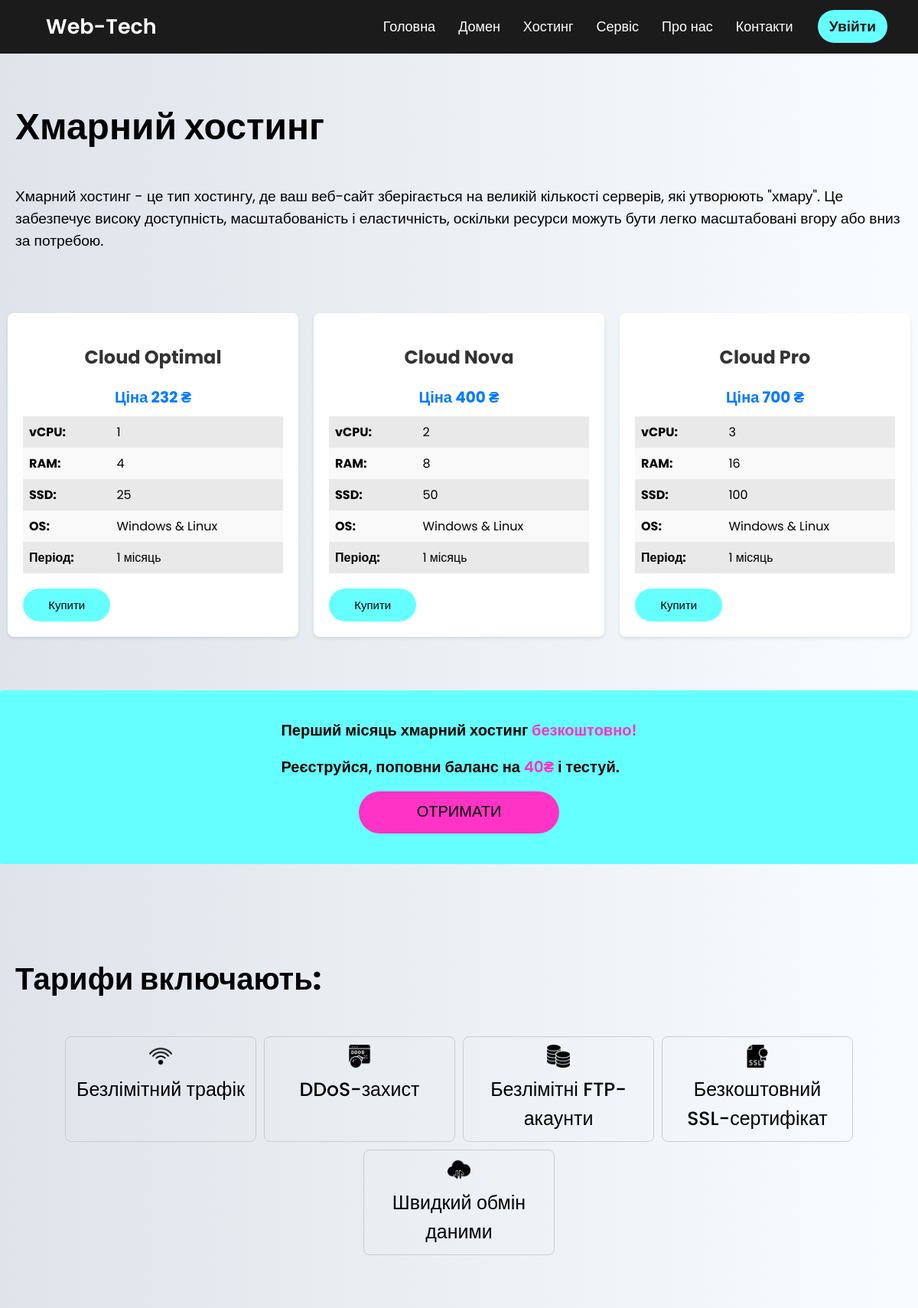
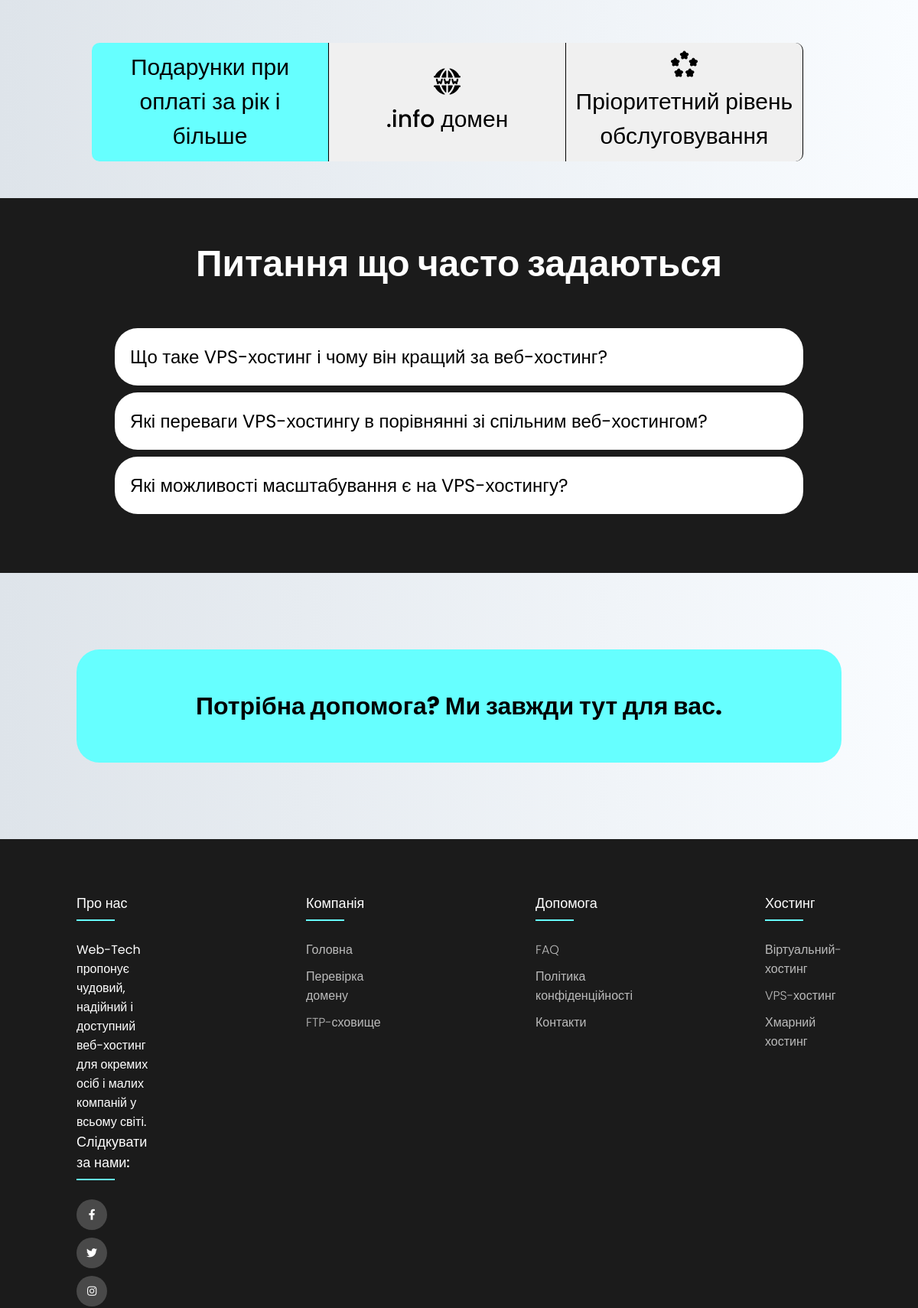
Page /host/cloud-hosting/ (upper part) on the committed database (2 pictures, top to bottom).
### host_page/models.py (models this page shows, shortened)
class Product_cloud_hosting(models.Model):
    name = models.CharField(max_length=255)
    price = models.DecimalField(max_digits=10, decimal_places=0)
    vcpu = models.IntegerField()
    ram = models.IntegerField()
    ssd = models.IntegerField()
    os = models.CharField(max_length=50)

### host_page/views.py (the view)
# urls.py: path('cloud-hosting/', views.cloud_hosting_view, name='cloud_hosting_view'),
def cloud_hosting_view(request):
     products_cloud = Product_cloud_hosting.objects.all()
     return render(request, 'host_page/cloud_hosting.html', {'products_cloud': products_cloud})

### host_page/templates/host_page/cloud_hosting.html (shortened to what this page needs)
{% extends 'host_page/base.html' %}
{% block content %}
<div class="container-dom">
    <div class="dom-h1">
        <h1>Хмарний хостинг</h1>
    </div>
    <div class="dom-text">
       Хмарний хостинг -     це тип хостингу, де ваш веб-сайт зберігається на великій кількості серверів, які утворюють "хмару". Це забезпечує високу доступність, масштабованість і еластичність, оскільки ресурси можуть бути легко масштабовані вгору або вниз за потребою.
    </div>
</div>
{% endblock %}
{% block cards %}
<div class="container-card">
        {% for product in products_cloud %}
    <div class="card">
        <h2>{{ product.name }}</h2>
        <div class="price" data-price="{{ product.price }}">Ціна {{ product.price }} ₴</div>
          <form>
              <div class="info-row">
                  <span class="info-label">vCPU:</span>
                  <span class="info-value" id="ssd1">{{ product.vcpu }}</span>
              </div>
              <div class="info-row">
                  <span class="info-label">RAM:</span>
                  <span class="info-value" id="websites1">{{ product.ram }}</span>
              </div>
              <div class="info-row">
                  <span class="info-label">SSD:</span>
                  <span class="info-value" id="subdomains1">{{ product.ssd }}</span>
              </div>
              <div class="info-row">
                  <span class="info-label">OS:</span>
                  <span class="info-value" id="databases1">{{ product.os }}</span>
              </div>
              <div class="info-row">
                  <span class="info-label">Період:</span>
                  <span class="info-value" id="period1">1 місяць</span>
              </div>
              <button type="button" class="buy-button">Купити</button>
          </form>
      </div>
      {% endfor %}
    </div>
{% endblock %}
{% block host_try %}
<div class="hosting_try">
      <p class="hosting_try-text">
        Перший місяць хмарний хостинг <span class="hosting_highlighted-try-text">безкоштовно!</span>
        <br>
        <br>
        Реєструйся, поповни баланс на <span class="hosting_highlighted-try-text">40₴</span> і тестуй.
      </p>
      <a class="hosting_try-btn" href="">
        <span class="common-btn-text">ОТРИМАТИ</span>
      </a>
    </div>
{% endblock %}
{% block faqs %}
  <section id="section_faq" class="section_faq">
    <h1>Питання що часто задаються</h1>
    <ul>
      <li>
        <div class="question">
          <span>
                Що таке VPS-хостинг і чому він кращий за веб-хостинг?
          </span>
        </div>
      </li>
      <li>
        <div class="question">
          <span>
              Які переваги VPS-хостингу в порівнянні зі спільним веб-хостингом?
          </span>
        </div>
      </li>
      <li>
        <div class="question">
          <span>
            Які можливості масштабування є на VPS-хостингу?
            </span>
        </div>
      </li>
    </ul>
  </section>
{% endblock %}

### hosting/static/css/style.css (style rules this page uses)
* { margin: 0; padding: 0; user-select: none; box-sizing: border-box; font-family: 'Poppins', sans-serif; }
body { margin: 0 auto; max-width: 2000px; background: linear-gradient(to right, #DEE4EA, #F9FCFF); }
p { font-size: 30px; font-weight: 500; }
ul { list-style: none; }
h2 { text-align: center; padding: 20px; }
.container-dom { max-width: 1500px; margin: 0 auto; margin-bottom: 100px; padding: 20px; }
.dom-h1 { margin-top: 40px; margin-bottom: 40px; color: black; font-size: 1.5rem; }
.dom-text { font-size: 1.2rem; display: flex; }
.section_faq { margin-top: 3rem; display: flex; flex-direction: column; align-items: center; background-color: #1b1b1b; padding-bottom: 20px; }
.section_faq h1 { font-size: 3rem; color: white; text-align: center; margin-top: 50px; }
.section_faq ul { margin: 3rem auto; width: 75%; max-width: 900px; }
.section_faq ul li { list-style: none; margin-bottom: 8px; }
.section_faq .question { margin-bottom: 1px; padding: 20px; width: 100%; background-color: white; display: flex; justify-content: space-between; align-items: center; font-size: 24px; font-weight: 400; cursor: pointer; border-radius: 30px; }
.container-card { margin-top: -50px; display: flex; justify-content: center; flex-wrap: wrap; }
.card { flex: 1; max-width: 400px; margin: 10px; background-color: #fff; padding: 20px; border-radius: 8px; box-shadow: 0 2px 4px rgba(0, 0, 0, 0.1); transition: transform 0.3s ease; display: flex; flex-direction: column; align-items: center; }
.card h2 { text-align: center; color: #333; }
.price { font-size: 20px; font-weight: bold; color: #007bff; margin-bottom: 10px; align-items: center; justify-content: center; display: flex; }
form { display: table; width: 100%; }
.info-row { display: table-row; }
.info-label, .info-value { display: table-cell; padding: 8px; }
.info-row:nth-child(even) { background-color: #f9f9f9; }
.info-row:nth-child(odd) { background-color: #e9e9e9; }
.info-label { font-weight: bold; }
.info-value { font-weight: normal; }
.buy-button { width: 100%; padding: 10px; border: none; background-color: #66ffff; color: #000; text-align: center; border-radius: 4px; cursor: pointer; transition: background-color 0.3s ease; margin-top: 20px; border-radius: 30px; font-size: 15px; }
.hosting_try { max-width: 1500px; flex-direction: column; align-items: center; background-color: #66ffff; border-radius: 3px; display: flex; justify-content: space-around; width: 100%; padding: 40px 60px; margin: 60px auto; }
.hosting_try-text { font-size: 20px; font-style: normal; font-weight: 600; line-height: 120%; }
.hosting_highlighted-try-text { color: #ff33c5; }
.hosting_try-btn { background: #ff33c5; font-size: 20px; height: 55px; max-width: 262px; width: 100%; text-align: center; color: black; text-decoration: none; padding-top: 11px; border-radius: 30px; margin-top: 20px; }
a { text-decoration: none; color: #767676; font-size: 14px; }

### rows in the picture
Product_cloud_hosting: name "Cloud Optimal", price "232", vcpu "1", ram "4", ssd "25", os "Windows & Linux"
Product_cloud_hosting: name "Cloud Nova", price "400", vcpu "2", ram "8", ssd "50", os "Windows & Linux"
Product_cloud_hosting: name "Cloud Pro", price "700", vcpu "3", ram "16", ssd "100", os "Windows & Linux"
